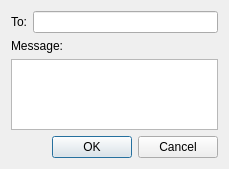
<?xml version="1.0" encoding="UTF-8"?>
<ui version="4.0">
 <class>DirectMessageDialog</class>
 <widget class="QDialog" name="DirectMessageDialog">
  <property name="windowModality">
   <enum>Qt::ApplicationModal</enum>
  </property>
  <property name="geometry">
   <rect>
    <x>0</x>
    <y>0</y>
    <width>229</width>
    <height>169</height>
   </rect>
  </property>
  <property name="windowTitle">
   <string>Direct message</string>
  </property>
  <layout class="QGridLayout" name="gridLayout">
   <item row="0" column="0">
    <layout class="QVBoxLayout" name="verticalLayout">
     <item>
      <layout class="QHBoxLayout" name="horizontalLayout">
       <item>
        <widget class="QLabel" name="label">
         <property name="text">
          <string>To:</string>
         </property>
        </widget>
       </item>
       <item>
        <widget class="QLineEdit" name="lineEdit"/>
       </item>
      </layout>
     </item>
     <item>
      <widget class="QLabel" name="label_2">
       <property name="text">
        <string>Message:</string>
       </property>
      </widget>
     </item>
     <item>
      <widget class="QPlainTextEdit" name="plainTextEdit"/>
     </item>
     <item>
      <widget class="QDialogButtonBox" name="buttonBox">
       <property name="orientation">
        <enum>Qt::Horizontal</enum>
       </property>
       <property name="standardButtons">
        <set>QDialogButtonBox::Cancel|QDialogButtonBox::Ok</set>
       </property>
      </widget>
     </item>
    </layout>
   </item>
  </layout>
 </widget>
 <resources/>
 <connections>
  <connection>
   <sender>buttonBox</sender>
   <signal>accepted()</signal>
   <receiver>DirectMessageDialog</receiver>
   <slot>accept()</slot>
   <hints>
    <hint type="sourcelabel">
     <x>248</x>
     <y>254</y>
    </hint>
    <hint type="destinationlabel">
     <x>157</x>
     <y>274</y>
    </hint>
   </hints>
  </connection>
  <connection>
   <sender>buttonBox</sender>
   <signal>rejected()</signal>
   <receiver>DirectMessageDialog</receiver>
   <slot>reject()</slot>
   <hints>
    <hint type="sourcelabel">
     <x>316</x>
     <y>260</y>
    </hint>
    <hint type="destinationlabel">
     <x>286</x>
     <y>274</y>
    </hint>
   </hints>
  </connection>
 </connections>
</ui>
